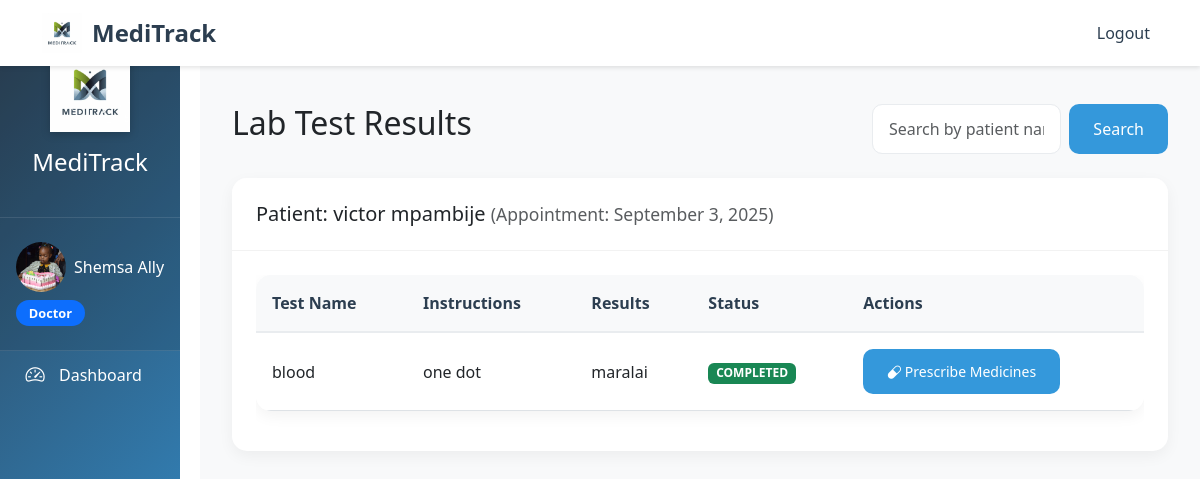
The page /doctor/lab-tests/ (signed in) on the database its author committed.
### hospital/models.py (models this page shows, shortened)
class User(AbstractUser):
    ROLE_CHOICES = (
        ('DOCTOR', 'Doctor'),
        ('RECEPTIONIST', 'Receptionist'),
        ('PHARMACIST', 'Pharmacist'),
        ('LAB_TECHNICIAN', 'Lab Technician'),
    )
    role = models.CharField(max_length=20, choices=ROLE_CHOICES, null=True, blank=True)
    phone = models.CharField(max_length=15, null=True, blank=True)
    email = models.EmailField(unique=True)

class StaffProfile(models.Model):
    user = models.OneToOneField(User, on_delete=models.CASCADE, related_name='staff_profile')
    profile_picture = models.ImageField(upload_to='profile_pictures/', null=True, blank=True)
    bio = models.TextField(max_length=500, blank=True)
    created_at = models.DateTimeField(auto_now_add=True)
    updated_at = models.DateTimeField(auto_now=True)

class Patient(models.Model):
    user = models.OneToOneField(User, on_delete=models.CASCADE)
    address = models.TextField()
    date_of_birth = models.DateField()
    gender = models.CharField(max_length=10, choices=[('MALE', 'Male'), ('FEMALE', 'Female')], null=True)
    emergency_contact = models.CharField(max_length=20)
    status = models.CharField(
        max_length=20,
        choices=[
            ('WAITING', 'Waiting'),
            ('IN_LAB', 'In Lab'),
            ('IN_PHARMACY', 'In Pharmacy'),
            ('COMPLETED', 'Completed')
        ],
        default='WAITING'
    )
    created_at = models.DateTimeField(auto_now_add=True)
    updated_at = models.DateTimeField(auto_now=True)
    class Meta:
        ordering = ['-created_at']

class Appointment(models.Model):
    STATUS_CHOICES = [
        ('SCHEDULED', 'Scheduled'),
        ('IN_PROGRESS', 'In Progress'),
        ('COMPLETED', 'Completed'),
        ('CANCELLED', 'Cancelled'),
    ]
    patient = models.ForeignKey(Patient, on_delete=models.CASCADE, related_name='appointments')
    doctor = models.ForeignKey(Doctor, on_delete=models.CASCADE, related_name='appointments')
    receptionist = models.ForeignKey(Receptionist, on_delete=models.SET_NULL, null=True, blank=True)
    date_time = models.DateTimeField()
    reason = models.TextField()
    status = models.CharField(max_length=20, choices=STATUS_CHOICES, default='SCHEDULED')
    notes = models.TextField(blank=True, null=True)
    created_at = models.DateTimeField(auto_now_add=True)
    updated_at = models.DateTimeField(auto_now=True)
    class Meta:
        ordering = ['-date_time']

class LabTest(models.Model):
    STATUS_CHOICES = (
        ('PENDING', 'Pending'),
        ('IN_PROGRESS', 'In Progress'),
        ('COMPLETED', 'Completed'),
    )
    appointment = models.ForeignKey(Appointment, on_delete=models.CASCADE)
    requested_by = models.ForeignKey(Doctor, on_delete=models.CASCADE)
    assigned_to = models.ForeignKey(LabTechnician, on_delete=models.CASCADE, null=True, blank=True)
    test_name = models.CharField(max_length=100)
    instructions = models.TextField()
    required_measurements = models.TextField(blank=True)  # Store as comma-separated values
    status = models.CharField(max_length=20, choices=STATUS_CHOICES, default='PENDING')
    results = models.TextField(blank=True)
    created_at = models.DateTimeField(auto_now_add=True)
    updated_at = models.DateTimeField(auto_now=True)

### hospital/views.py (the view)
# urls.py: path('doctor/lab-tests/', views.lab_test_results, name='lab_test_results'),
@login_required
def lab_test_results(request):
    if request.user.role != 'DOCTOR':
        raise PermissionDenied("You don't have permission to access this page.")
    lab_tests = LabTest.objects.filter(
        appointment__doctor=request.user.doctor
    ).select_related(
        'appointment__patient__user',
        'appointment'
    ).order_by('-created_at')
    search_query = request.GET.get('search', '')
    if search_query:
        lab_tests = lab_tests.filter(
            Q(appointment__patient__user__first_name__icontains=search_query) |
            Q(appointment__patient__user__last_name__icontains=search_query)
        )
    tests_by_appointment = {}
    for test in lab_tests:
        appointment_id = test.appointment.id
        if appointment_id not in tests_by_appointment:
            tests_by_appointment[appointment_id] = {
                'patient': test.appointment.patient,
                'appointment': test.appointment,
                'tests': []
            }
        tests_by_appointment[appointment_id]['tests'].append(test)
    return render(request, 'doctor/lab_test_results.html', {
        'tests_by_appointment': tests_by_appointment,
        'search_query': search_query
    })

### hospital/templates/doctor/lab_test_results.html (shortened to what this page needs)
{% extends 'base.html' %}
{% block content %}
<div class="container mt-4">
    <div class="row mb-4">
        <div class="col">
            <h2>Lab Test Results</h2>
        </div>
        <div class="col-md-4">
            <form method="get" class="d-flex">
                <input type="text" name="search" class="form-control me-2" placeholder="Search by patient name..." value="{{ search_query }}">
                <button type="submit" class="btn btn-primary">Search</button>
            </form>
        </div>
    </div>
    {% if tests_by_appointment %}
        {% for appointment_id, data in tests_by_appointment.items %}
            <div class="card mb-4">
                <div class="card-header">
                    <h5 class="mb-0">
                        Patient: {{ data.patient.user.get_full_name }}
                        <small class="text-muted">(Appointment: {{ data.appointment.date_time|date:"F j, Y" }})</small>
                    </h5>
                </div>
                <div class="card-body">
                    <div class="table-responsive">
                        <table class="table">
                            <thead>
                                <tr>
                                    <th>Test Name</th>
                                    <th>Instructions</th>
                                    <th>Results</th>
                                    <th>Status</th>
                                    <th>Actions</th>
                                </tr>
                            </thead>
                            <tbody>
                                {% for test in data.tests %}
                                    <tr>
                                        <td>{{ test.test_name }}</td>
                                        <td>{{ test.instructions }}</td>
                                        <td>{{ test.results|default:"Pending" }}</td>
                                        <td>
                                            <span class="badge {% if test.status == 'PENDING' %}bg-warning{% elif test.status == 'IN_PROGRESS' %}bg-info{% else %}bg-success{% endif %}">
                                                {{ test.status }}
                                            </span>
                                        </td>
                                        <td>
                                            {% if test.status == 'COMPLETED' %}
                                                <a href="{% url 'prescribe_after_lab' test.id %}" class="btn btn-primary btn-sm">
                                                    <i class="bi bi-capsule"></i> Prescribe Medicines
                                                </a>
                                            {% else %}
                                                <span class="text-muted">Waiting for results</span>
                                            {% endif %}
                                        </td>
                                    </tr>
                                {% endfor %}
                            </tbody>
                        </table>
                    </div>
                </div>
            </div>
        {% endfor %}
    {% else %}
        <div class="alert alert-info">
            No lab test results found.
        </div>
    {% endif %}
</div>
{% endblock %}

### hospital/templates/base.html (shortened to what this page needs)
{% load static %}
<!DOCTYPE html>
<html lang="en">
<head>
    <link href="https://cdn.jsdelivr.net/npm/bootstrap@5.3.0/dist/css/bootstrap.min.css" rel="stylesheet">
    <link href="https://cdn.jsdelivr.net/npm/bootstrap-icons@1.7.2/font/bootstrap-icons.css" rel="stylesheet">
    <link href="https://cdnjs.cloudflare.com/ajax/libs/font-awesome/5.15.4/css/all.min.css" rel="stylesheet">
    <link href="{% static 'css/custom.css' %}" rel="stylesheet">
</head>
<body>
    <nav class="navbar navbar-expand-lg fixed-top">
        <div class="container">
            <a class="navbar-brand" href="{% url 'home' %}">
                <img src="{% static 'images/logo.png' %}" alt="MediTrack Logo" class="navbar-logo">
                MediTrack
            </a>
            <div class="collapse navbar-collapse" id="navbarNav">
                <ul class="navbar-nav ms-auto">
                    {% if user.is_authenticated %}
                        <li class="nav-item">
                            <a class="nav-link" href="{% url 'logout' %}">Logout</a>
                        </li>
                    {% endif %}
                </ul>
            </div>
        </div>
    </nav>
    {% if user.is_authenticated %}
    <div class="container-fluid">
        <div class="row">
            <div class="col-md-3 col-lg-2 sidebar">
                <div class="sidebar-header">
                    <img src="{% static 'images/logo.png' %}" alt="MediTrack Logo" class="sidebar-logo">
                    <h4 class="text-white">MediTrack</h4>
                </div>
                <div class="sidebar-user">
                    <a href="{% url 'profile' %}" class="text-decoration-none">
                        <div class="user-info">
                            {% if user.staff_profile.profile_picture %}
                                <img src="{{ user.staff_profile.profile_picture.url }}" alt="Profile Picture"
                                     class="rounded-circle" style="width: 50px; height: 50px; object-fit: cover;">
                            {% else %}
                                <i class="bi bi-person-circle"></i>
                            {% endif %}
                            <span>{{ user.get_full_name|default:user.username }}</span>
                        </div>
                    </a>
                    <div class="user-role">
                        <span class="badge bg-primary">{{ user.get_role_display }}</span>
                    </div>
                </div>
                <ul class="nav flex-column">
                    {% if user.role == 'RECEPTIONIST' %}
                        <li class="nav-item">
                            <a class="nav-link {% if request.resolver_match.url_name == 'receptionist_dashboard' %}active{% endif %}"
                               href="{% url 'receptionist_dashboard' %}">
                                <i class="bi bi-speedometer2"></i> Dashboard
                            </a>
                        </li>
                        <li class="nav-item">
                            <a class="nav-link {% if request.resolver_match.url_name == 'patient_list' %}active{% endif %}"
                               href="{% url 'patient_list' %}">
                                <i class="bi bi-people"></i> All Patients
                            </a>
                        </li>
                        <li class="nav-item">
                            <a class="nav-link {% if request.resolver_match.url_name == 'add_patient' %}active{% endif %}"
                               href="{% url 'add_patient' %}">
                                <i class="bi bi-person-plus"></i> Add Patient
                            </a>
                        </li>
                        <li class="nav-item">
                            <a class="nav-link {% if request.resolver_match.url_name == 'appointment_list' %}active{% endif %}"
                               href="{% url 'appointment_list' %}">
                                <i class="bi bi-calendar"></i> Appointments
                            </a>
                        </li>
                        <li class="nav-item">
                            <a class="nav-link {% if request.resolver_match.url_name == 'add_appointment' %}active{% endif %}"
                               href="{% url 'add_appointment' %}">
                                <i class="bi bi-calendar-plus"></i> New Appointment
                            </a>
                        </li>
                    {% elif user.role == 'DOCTOR' %}
                        <li class="nav-item">
                            <a class="nav-link {% if request.resolver_match.url_name == 'doctor_dashboard' %}active{% endif %}"
                               href="{% url 'doctor_dashboard' %}">
                                <i class="bi bi-speedometer2"></i> Dashboard
                            </a>
                        </li>
                    {% endif %}
                </ul>
            </div>
            <div class="col-md-9 col-lg-10 main-content">
                {% block content %}{% endblock %}
            </div>
        </div>
    </div>
    {% else %}
    <div class="content-wrapper">
        {% block auth_content %}{% endblock %}
    </div>
    {% endif %}
</body>
</html>

### rows shown on the page
User: staff_profile.profile_picture (picture), get_full_name "Shemsa Ally", role "Doctor"
Patient: patient.user.get_full_name "victor mpambije", appointment.date_time "September 3, 2025"
LabTest: test_name "blood", instructions "one dot", results "maralai", status "COMPLETED", shows "Prescribe Medicines"
